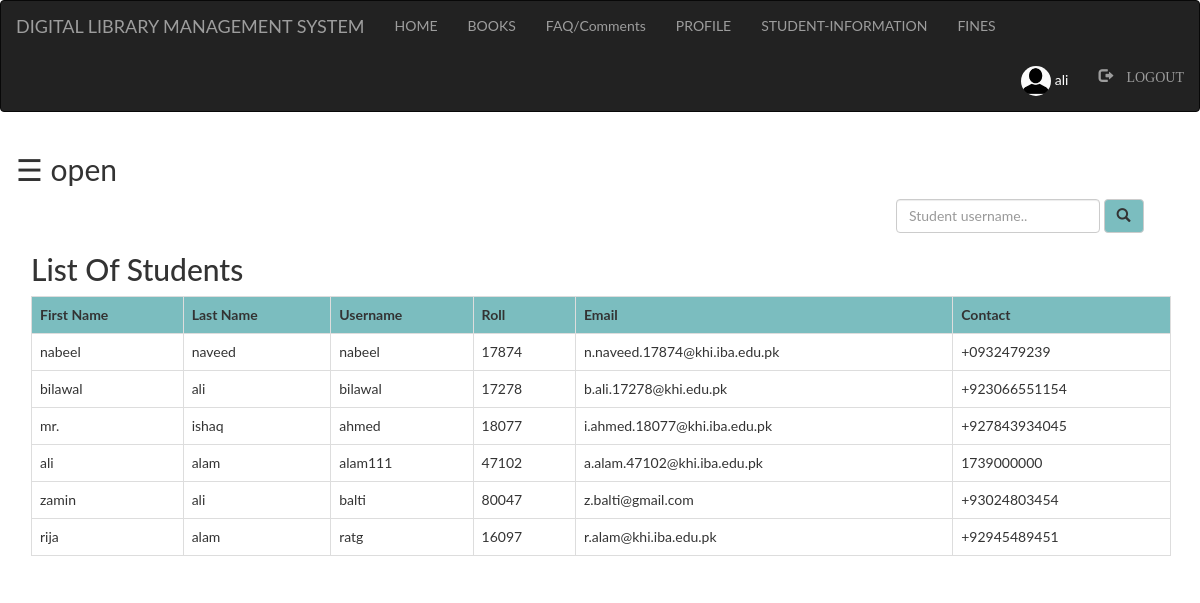
The app's page /Admin/student.php (signed in) with its own data.
### tables this page shows
create table if not exists `student` (
  `first` varchar(100) not null,
  `last` varchar(100) not null,
  `username` varchar(100) not null,
  `password` varchar(100) not null,
  `roll` int(100) not null,
  `email` varchar(100) not null,
  `contact` varchar(100) not null,
  `pic` varchar(100) not null
);

### Admin/student.php (the view, shortened to what this page needs)
<?php
  include "connection.php";
  include "navbar.php";
?>
<!DOCTYPE html>
<html>
<head>
</head>
<body>
<div id="main">
  <span style="font-size:30px;cursor:pointer" onclick="openNav()">&#9776; open</span>
<div class="container">
	<div class="srch">
		<form class="navbar-form" method="post" name="form1">
				<input class="form-control" type="text" name="search" placeholder="Student username.." required="">
				<button style="background-color: #6db6b9e6;" type="submit" name="submit" class="btn btn-default">
					<span class="glyphicon glyphicon-search"></span>
				</button>
		</form>
	</div>
	<h2>List Of Students</h2>
	<?php
		if(isset($_POST['submit']))
		{
			$q=mysqli_query($db,"SELECT first,last,username,roll,email,contact FROM `student` where username like '%$_POST[search]%' ");
			if(mysqli_num_rows($q)==0)
			{
				echo "Sorry! No student found with that username. Try searching again.";
			}
			else
			{
		echo "<table class='table table-bordered table-hover' >";
			echo "<tr style='background-color: #6db6b9e6;'>";
				echo "<th>"; echo "First Name";	echo "</th>";
				echo "<th>"; echo "Last Name";  echo "</th>";
				echo "<th>"; echo "Username";  echo "</th>";
				echo "<th>"; echo "Roll";  echo "</th>";
				echo "<th>"; echo "Email";  echo "</th>";
				echo "<th>"; echo "Contact";  echo "</th>";
			echo "</tr>";
			while($row=mysqli_fetch_assoc($q))
			{
				echo "<tr>";
				echo "<td>"; echo $row['first']; echo "</td>";
				echo "<td>"; echo $row['last']; echo "</td>";
				echo "<td>"; echo $row['username']; echo "</td>";
				echo "<td>"; echo $row['roll']; echo "</td>";
				echo "<td>"; echo $row['email']; echo "</td>";
				echo "<td>"; echo $row['contact']; echo "</td>";
				echo "</tr>";
			}
		echo "</table>";
			}
		}
		else
		{
			$res=mysqli_query($db,"SELECT first,last,username,roll,email,contact FROM `student`;");
		echo "<table class='table table-bordered table-hover' >";
			echo "<tr style='background-color: #6db6b9e6;'>";
				echo "<th>"; echo "First Name";	echo "</th>";
				echo "<th>"; echo "Last Name";  echo "</th>";
				echo "<th>"; echo "Username";  echo "</th>";
				echo "<th>"; echo "Roll";  echo "</th>";
				echo "<th>"; echo "Email";  echo "</th>";
				echo "<th>"; echo "Contact";  echo "</th>";
			echo "</tr>";
			while($row=mysqli_fetch_assoc($res))
			{
				echo "<tr>";
				echo "<td>"; echo $row['first']; echo "</td>";
				echo "<td>"; echo $row['last']; echo "</td>";
				echo "<td>"; echo $row['username']; echo "</td>";
				echo "<td>"; echo $row['roll']; echo "</td>";
				echo "<td>"; echo $row['email']; echo "</td>";
				echo "<td>"; echo $row['contact']; echo "</td>";
				echo "</tr>";
			}
		echo "</table>";
		}
	?>
</div>
</body>
</html>

### Admin/navbar.php (shortened to what this page needs)
<!DOCTYPE html>
<html>
<head>
	  <link rel="stylesheet" type="text/css" href="style.css">
  	<link rel="stylesheet" href="bootstrap/css/bootstrap.min.css">
</head>
<body>
	    <nav class="navbar navbar-inverse">
      <div class="container-fluid">
          <div class="navbar-header">
            <a class="navbar-brand active">DIGITAL LIBRARY MANAGEMENT SYSTEM</a>
          </div>
          <ul class="nav navbar-nav">
            <li><a href="index.php">HOME</a></li>
            <li><a href="books.php">BOOKS</a></li>
            <li><a href="feedback.php">FAQ/Comments</a></li>
          </ul>
          <?php
            if(isset($_SESSION['login_user']))
            {?>
                <ul class="nav navbar-nav">
                  <li><a href="profile.php">PROFILE</a></li>
                  <li><a href="student.php">
                    STUDENT-INFORMATION
                  </a></li>
                  <li><a href="fine.php">FINES</a></li>
                </ul>
                <ul class="nav navbar-nav navbar-right">
                  <li><a href="profile.php">
                    <div style="color: white">
                      <?php
                        echo "<img class='img-circle profile_img' height=30 width=30 src='images/".$_SESSION['pic']."'>";
                        echo " ".$_SESSION['login_user'];
                      ?>
                    </div>
                  </a></li>
                  <li><a href="logout.php"><span class="glyphicon glyphicon-log-out"> LOGOUT</span></a></li>
                </ul>
                <?php
            }
          ?>
      </div>
    </nav>
</body>
</html>

### Admin/style.css (style rules this page uses)
html, body, div, span, object, iframe, h1, h2, h3, h4, h5, h6, p, blockquote, pre, abbr, address, cite, code, del, dfn, em, img, ins, kbd, q, samp, small, strong, sub, sup, var, b, i, dl, dt, dd, ol, ul, li, fieldset, form, label, legend, table, caption, tbody, tfoot, thead, tr, th, td, article, aside, canvas, details, figcaption, figure, footer, header, hgroup, menu, nav, section, summary, time, mark, audio, video { margin:0; padding:0; border:0; outline:0; font-size:100%; vertical-align:baseline; background:transparent; }
body { line-height:1; }
article,aside,details,figcaption,figure, footer,header,hgroup,menu,nav,section { display:block; }
nav ul { list-style:none; }
a { margin:0; padding:0; font-size:100%; vertical-align:baseline; background:transparent; }
table { border-collapse:collapse; border-spacing:0; }
input, select { vertical-align:middle; }
li a { color: white; text-decoration: none; }
input { height: 25px; width: 300px; }

### Admin/student.php (style rules this page uses)
.srch { padding-left: 850px; }
body { font-family: "Lato", sans-serif; transition: background-color .5s; }
#main { transition: margin-left .5s; padding: 16px; }
.img-circle { margin-left: 20px; }

### records on screen
student: first "nabeel", last "naveed", username "nabeel", roll "17874", email "n.naveed.17874@khi.iba.edu.pk", contact "+0932479239"
student: first "bilawal", last "ali", username "bilawal", roll "17278", email "b.ali.17278@khi.edu.pk", contact "+923066551154"
student: first "mr.", last "ishaq", username "ahmed", roll "18077", email "i.ahmed.18077@khi.iba.edu.pk", contact "+927843934045"
student: first "ali", last "alam", username "alam111", roll "47102", email "a.alam.47102@khi.iba.edu.pk", contact "1739000000"
student: first "zamin", last "ali", username "balti", roll "80047", email "z.balti@gmail.com", contact "+93024803454"
student: first "rija", last "alam", username "ratg", roll "16097", email "r.alam@khi.iba.edu.pk", contact "+92945489451"

### other values on screen
$_SESSION['login_user'] "ali"
